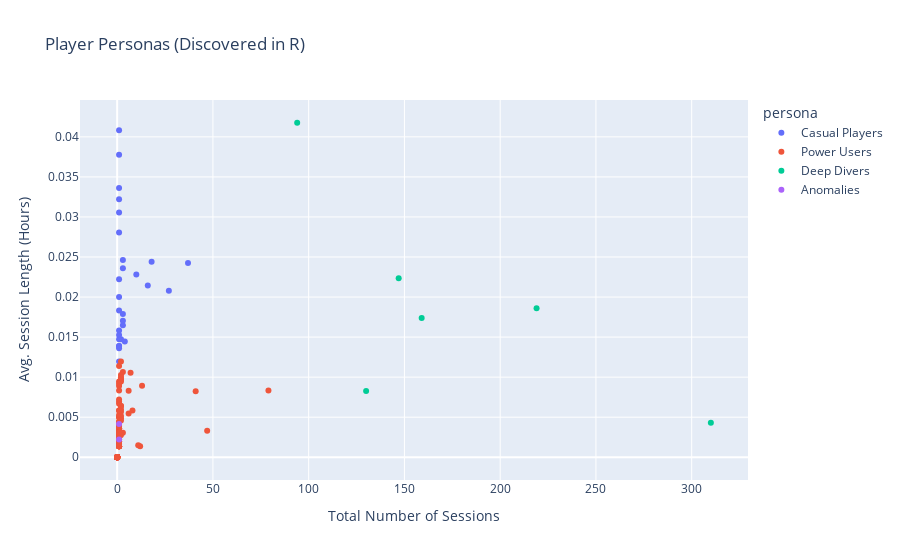

Notebook source saved alongside this figure:
### Code cell
# Tab 2 - Player Personas
print("--- Dashboard Tab 2: Player Personas (Clustering) ---")

fig = px.scatter(
    all_data,
    x='total_sessions',
    y='average_session_length',
    color='persona',
    title='Player Personas (Discovered in R)',
    labels={'total_sessions': 'Total Number of Sessions', 'average_session_length': 'Avg. Session Length (Hours)'},
    hover_data=['age', 'total_played_hours']
)
fig.show()

### Figure 1 — Plotly figure (JSON) as saved in the notebook; plotly's stock layout.template omitted (floating-point values rounded to 4 significant figures; data arrays with more than 128 entries replaced by an {"elided": "..."} marker saying what was removed)
{"data": [{"customdata": [[9.0, 0.5608], [17.0, 0.07083], [21.0, 0.01389], [25.0, 0.02806], [17.0, 0.8978], [21.0, 0.01389], [28.0, 0.01194], [23.0, 0.03361], [24.0, 0.04083], [27.0, 0.2281], [18.0, 0.01583], [11.0, 0.05361], [20.0, 0.02944], [21.0, 0.05778], [17.0, 0.02222], [22.0, 0.01472], [22.0, 0.05111], [21.0, 0.07389], [49.0, 0.3431], [24.0, 0.01361], [20.0, 0.02], [17.0, 0.01833], [24.0, 0.4392], [32.0, 0.03222], [21.0, 0.04944], [24.0, 0.03778], [22.0, 0.01528], [17.0, 0.03056]], "hovertemplate": "persona=Casual Players<br>Total Number of Sessions=%{x}<br>Avg. Session Length (Hours)=%{y}<br>age=%{customdata[0]}<br>total_played_hours=%{customdata[1]}<extra></extra>", "legendgroup": "Casual Players", "marker": {"color": "#636efa", "symbol": "circle"}, "mode": "markers", "name": "Casual Players", "orientation": "v", "showlegend": true, "type": "scatter", "x": [27, 3, 1, 1, 37, 1, 1, 1, 1, 10, 1, 3, 2, 4, 1, 1, 3, 3, 16, 1, 1, 1, 18, 1, 3, 1, 1, 1], "xaxis": "x", "y": [0.02077, 0.02361, 0.01389, 0.02806, 0.02426, 0.01389, 0.01194, 0.03361, 0.04083, 0.02281, 0.01583, 0.01787, 0.01472, 0.01444, 0.02222, 0.01472, 0.01704, 0.02463, 0.02144, 0.01361, 0.02, 0.01833, 0.0244, 0.03222, 0.01648, 0.03778, 0.01528, 0.03056], "yaxis": "y"}, {"customdata": {"elided": "160x2 float values"}, "hovertemplate": "persona=Power Users<br>Total Number of Sessions=%{x}<br>Avg. Session Length (Hours)=%{y}<br>age=%{customdata[0]}<br>total_played_hours=%{customdata[1]}<extra></extra>", "legendgroup": "Power Users", "marker": {"color": "#EF553B", "symbol": "circle"}, "mode": "markers", "name": "Power Users", "orientation": "v", "showlegend": true, "type": "scatter", "x": {"elided": "160 int values"}, "xaxis": "x", "y": {"elided": "160 float values"}, "yaxis": "y"}, {"customdata": [[20.0, 3.926], [17.0, 1.076], [17.0, 4.075], [16.0, 2.763], [23.0, 1.332], [19.0, 3.285]], "hovertemplate": "persona=Deep Divers<br>Total Number of Sessions=%{x}<br>Avg. Session Length (Hours)=%{y}<br>age=%{customdata[0]}<br>total_played_hours=%{customdata[1]}<extra></extra>", "legendgroup": "Deep Divers", "marker": {"color": "#00cc96", "symbol": "circle"}, "mode": "markers", "name": "Deep Divers", "orientation": "v", "showlegend": true, "type": "scatter", "x": [94, 130, 219, 159, 310, 147], "xaxis": "x", "y": [0.04176, 0.008276, 0.01861, 0.01738, 0.004297, 0.02235], "yaxis": "y"}, {"customdata": [[99.0, 0.002222], [91.0, 0.004167]], "hovertemplate": "persona=Anomalies<br>Total Number of Sessions=%{x}<br>Avg. Session Length (Hours)=%{y}<br>age=%{customdata[0]}<br>total_played_hours=%{customdata[1]}<extra></extra>", "legendgroup": "Anomalies", "marker": {"color": "#ab63fa", "symbol": "circle"}, "mode": "markers", "name": "Anomalies", "orientation": "v", "showlegend": true, "type": "scatter", "x": [1, 1], "xaxis": "x", "y": [0.002222, 0.004167], "yaxis": "y"}], "layout": {"legend": {"title": {"text": "persona"}, "tracegroupgap": 0}, "title": {"text": "Player Personas (Discovered in R)"}, "xaxis": {"anchor": "y", "domain": [0, 1], "title": {"text": "Total Number of Sessions"}}, "yaxis": {"anchor": "x", "domain": [0, 1], "title": {"text": "Avg. Session Length (Hours)"}}}}
